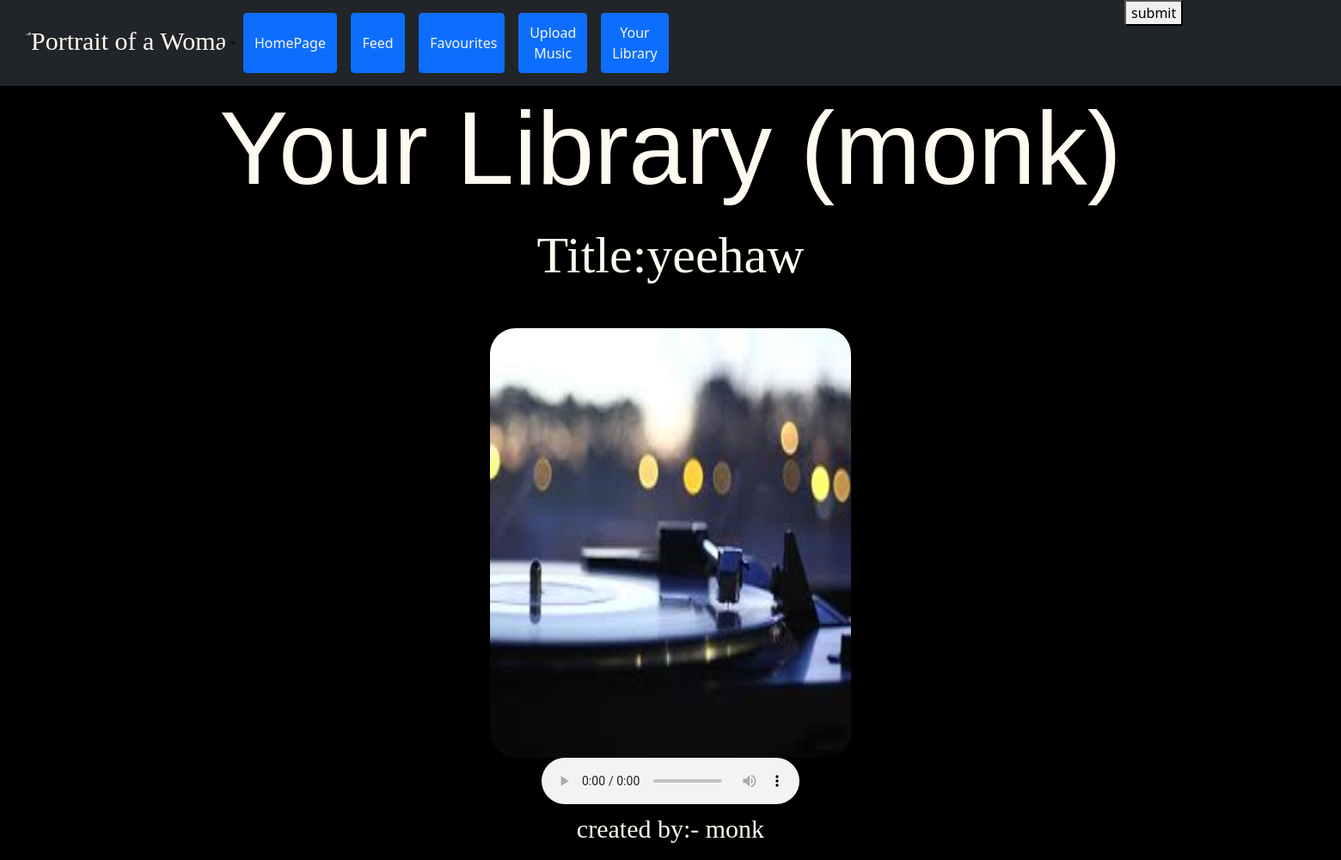
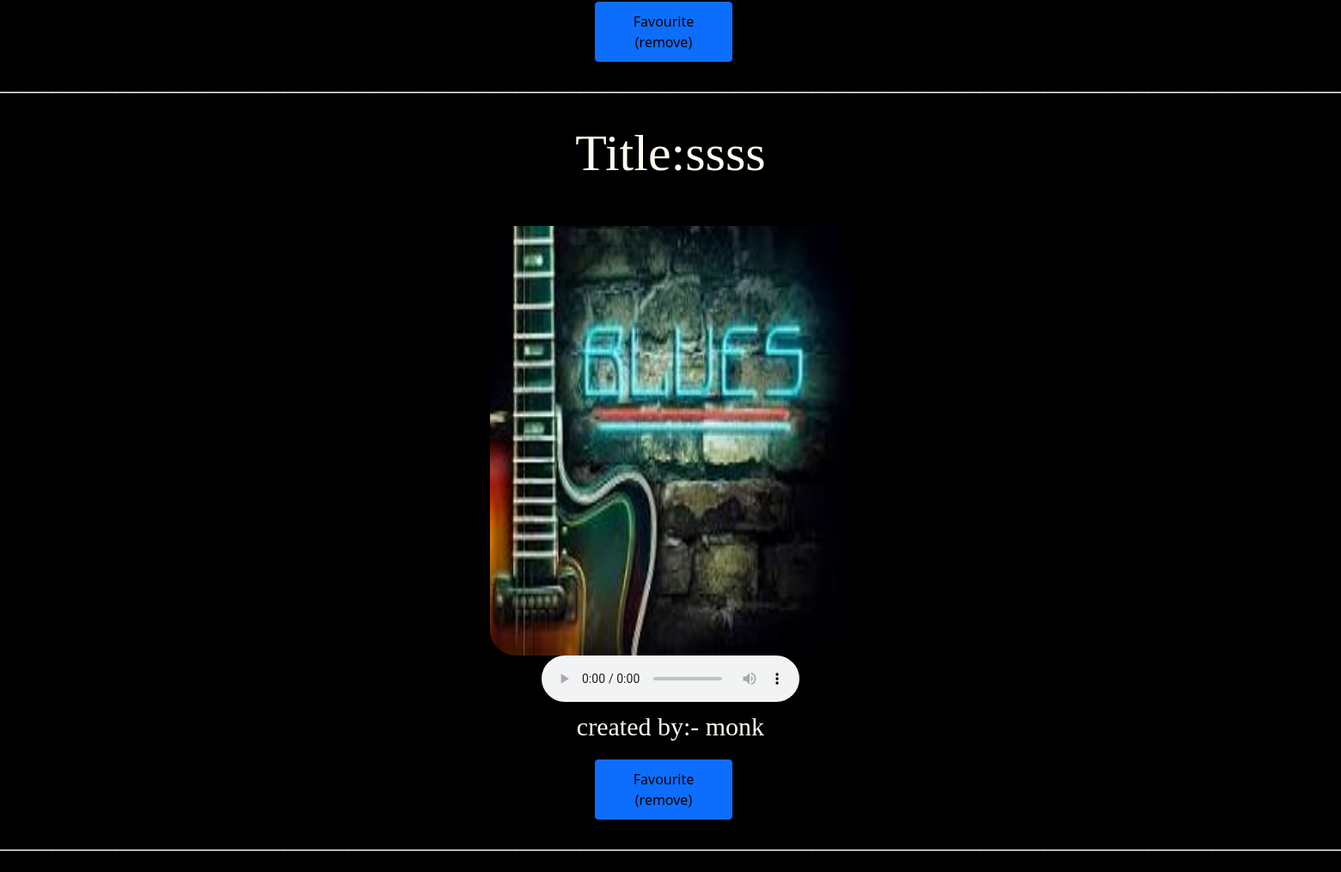
The app's page /tracks/7 (signed in) with its own data (2 pictures, top to bottom).
### mainApp/models.py (models this page shows, shortened)
class TrackModel(models.Model):
    songName = models.CharField(max_length=20, null=True, blank=False)
    songImg = models.ImageField(null=True, blank=False)
    file = models.FileField(null=True, blank=False, default='static/images/file_example_MP3_700KB_DY8xrM5.mp3')
    author = models.ForeignKey(myUser, on_delete=models.CASCADE, null=True, blank=True)

### mainApp/views.py (the view)
# urls.py: path('tracks/<slug:id>', MusicView, name='musicView'),
@login_required(login_url='login')
def MusicView(request, id):
    user = myUser.objects.get(id = id)
    myProfile = ProfileModel.objects.get(user = user)
    pic = myProfile.dp.url
    try:
        music = TrackModel.objects.all().filter(author = id)[0]
    except IndexError:
        context = {'id' : id}
        return render(request, 'nolibrary.html', context)
    myTracks = TrackModel.objects.all().filter(author = id)
    favs = FavouriteModel.objects.filter(belongsto = myProfile)
    favlist = [i.trackid for i in list(favs)]
    if request.method == 'GET':
        query = request.GET.get('query')
        try:
            tracks = TrackModel.objects.filter(songName__icontains = query)
            context = {
                'tracks' : tracks,
                'user' : user,
                'pic' : pic,
                'id' : id,
            }
            return render(request, 'tracks.html', context)
        except:
            pass
    context = {
        'tracks' : myTracks,
        'user' : user,
        'pic' : pic,
        'id' : id,
        'ls' : favlist,
    }
    return render(request, 'tracks.html', context)

### mainApp/templates/tracks.html (shortened to what this page needs)
{% load static %}
<!DOCTYPE html>
<html lang="en">
<head>
 <link href="https://cdn.jsdelivr.net/npm/bootstrap@5.0.2/dist/css/bootstrap.min.css" rel="stylesheet">
<link rel="stylesheet" href="{% static 'assets/css/music.css'%}">
</head>
<nav class="navbar navbar-expand-lg navbar-light bg-dark" style="height: 100px; background-color: black;">
  <div class="container-fluid">
    <ul class="navbar-nav">
      <a
          class="nav-link dropdown-toggle d-flex align-items-center"
          href="{% url 'profile' id%}"
          id="navbarDropdownMenuLink"
          role="button"
          data-mdb-toggle="dropdown"
          aria-expanded="false"
        >
          <img
            src="{% static pic%}"
            class="rounded-circle"
            height="50"
            alt="Portrait of a Woman"
            loading="lazy"
          />
        </a>
        <button type="button" class="btn btn-primary me-3">
          <a href="{% url 'index' id%}" style="color: whitesmoke;">HomePage</a>
        </button>
         <button type="button" class="btn btn-primary me-3" style="width: 160px;">
          <a href="{% url 'feed' id%}" style="color: whitesmoke;">Feed</a>
        </button>
         <button type="button" class="btn btn-primary me-3" style="width: 100px;">
          <a href="{% url 'favourites' id%}" style="color: whitesmoke;;">Favourites</a>
        </button>
        <button type="button" class="btn btn-primary me-3" style="width: 160px;">
          <a href="{% url 'musicUpdate' id%}" style="color: whitesmoke;">Upload Music</a>
        </button>
        <button type="button" class="btn btn-primary me-3" style="width: 160px;">
          <a href="{% url 'musicView' id%}" style="color: whitesmoke;">Your Library </a>
        </button>
        <p>&nbsp;&nbsp;&nbsp;&nbsp;&nbsp;&nbsp;&nbsp;&nbsp;&nbsp;&nbsp;&nbsp;&nbsp;&nbsp;&nbsp;&nbsp;&nbsp;&nbsp;&nbsp;&nbsp;&nbsp;&nbsp;&nbsp;&nbsp;&nbsp;&nbsp;
        </p>
       <ul>
        <form class="d-flex input-group w-auto" style="text-align: right;align-self: center;padding-top: 40px;" method="get" enctype="text/plain" action="{% url 'musicView' id%}">
        <input type="submit" value="submit">
    </ul>
  </div>
</nav>
<body style="background-color: black; text-align: center;">
<h1 style="font-size: 120px; font-family: sans-serif;">Your Library ({{user.username}})</h1>
    <div>
    {% for track in tracks %}
        <p style="text-decoration: solid; font-size: 60px;" name="name">  Title:{{track.songName}} </p>
        <br>
        <img src="{% static track.songImg.url %}" alt="userProfile" width="420" height="500" class="rounded-corners">
        <br>
        <audio src="{% static track.file.url %}" alt="some song" type="audio/mp3" controls></audio>
        <br>
       <p>created by:- {{track.author.username}}</p>
       {%if track.id not in ls%}
          <button type="button" class="btn btn-primary me-3" style="width: 160px; color: aqua;background-color: green;">
            <a href="{%url 'addFavourite' id track.id%}" style="color: black;">add to favourite</a>
          </button>
        {%else%}
            <button type="button" class="btn btn-primary me-3" style="width: 160px; color: aqua;">
            <a href="{%url 'removeFavourite' id track.id%}" style="color: black;">Favourite (remove)</a>
          </button>
        {%endif%}
       <p>______________________________________________________________________________________________________________________</p>
       </div>
          {%  endfor %}
</body>
</html>

### static/assets/css/music.css (style rules this page uses)
body { margin: 0; height: 100%; }

### mainApp/templates/tracks.html (style rules this page uses)
a { text-decoration: wavy; }
button { padding: 30px; align-self: center; width: 130px; height: 70px; }
form { align-self: center; }
img, audio, p, h1 { color: floralwhite; font-size: 30px; font-family: 'Times New Roman', Times, serif; align-self: center; }
img.rounded-corners { border-radius: 30px 30px 30px 30px; }

### records on screen
TrackModel: songName "yeehaw", songImg (picture), author.username "monk", shows "Favourite (remove)"
TrackModel: songName "ssss", songImg (picture), author.username "monk", shows "Favourite (remove)"

### other values on screen
{{ user.username }} "monk"
